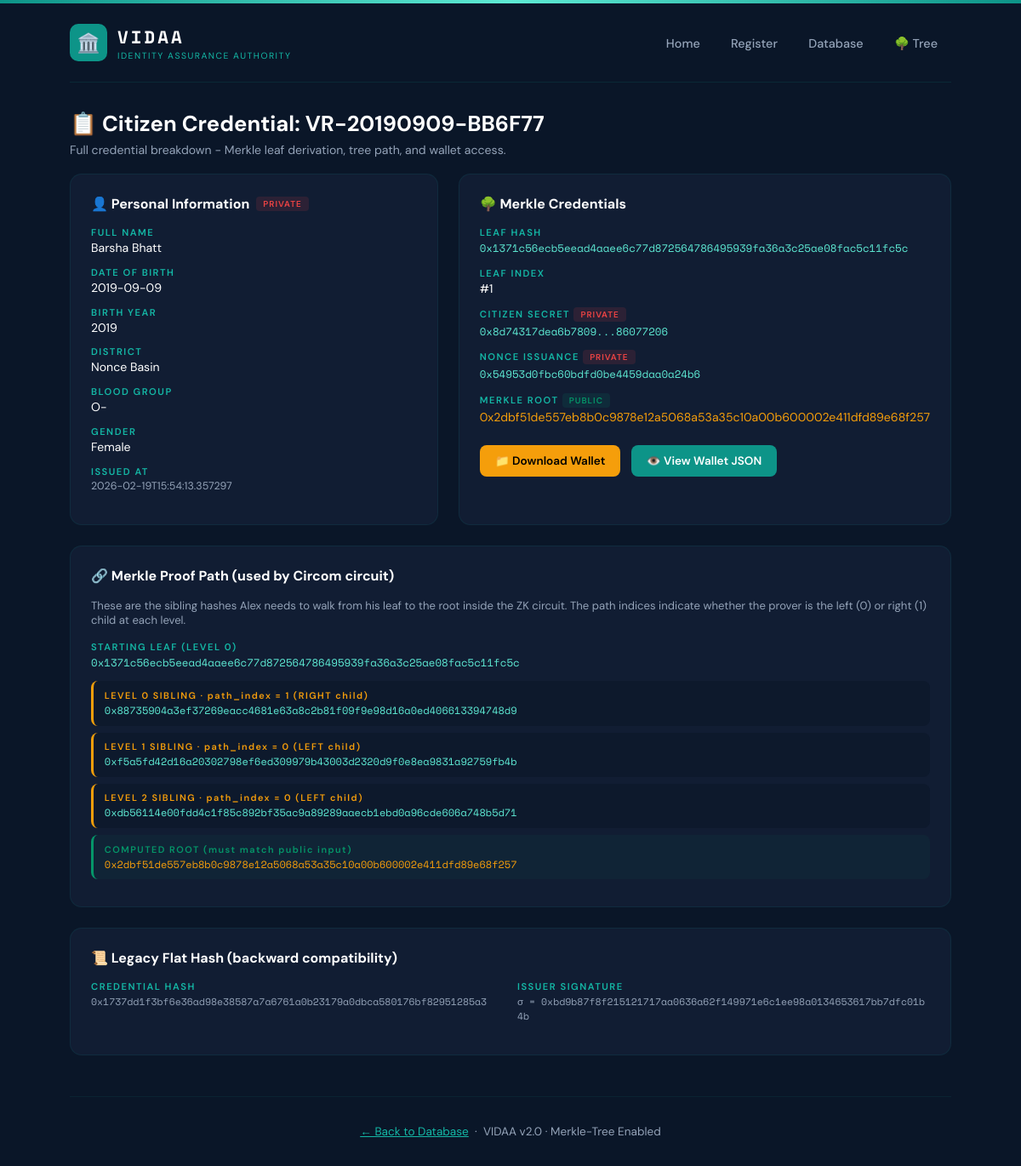
Screenshot of /citizen/VR-20190909-BB6F77 with the database file from the repository.
### tables this page shows
CREATE TABLE citizens (
            id INTEGER PRIMARY KEY AUTOINCREMENT,
            citizen_id TEXT UNIQUE NOT NULL,
            full_name TEXT NOT NULL,
            date_of_birth TEXT NOT NULL,
            birth_year INTEGER NOT NULL,
            district TEXT NOT NULL,
            blood_group TEXT DEFAULT '',
            gender TEXT DEFAULT '',
            photo_path TEXT DEFAULT '',
            nonce TEXT NOT NULL,
            credential_hash TEXT NOT NULL,
            issuer_signature TEXT NOT NULL,
            citizen_secret TEXT NOT NULL DEFAULT '',
            nonce_issuance TEXT NOT NULL DEFAULT '',
            leaf_hash TEXT NOT NULL DEFAULT '',
            leaf_index INTEGER NOT NULL DEFAULT 0,
            issued_at TEXT NOT NULL,
            card_path TEXT DEFAULT '',
            wallet_downloaded INTEGER NOT NULL DEFAULT 0
        );

CREATE TABLE merkle_state (
            id INTEGER PRIMARY KEY CHECK (id = 1),
            merkle_root TEXT NOT NULL DEFAULT '',
            tree_json TEXT NOT NULL DEFAULT '{}',
            total_leaves INTEGER NOT NULL DEFAULT 0,
            tree_depth INTEGER NOT NULL DEFAULT 3,
            updated_at TEXT NOT NULL DEFAULT ''
        );

### app.py (the view)
@app.route("/citizen/<citizen_id>")
def citizen_detail(citizen_id):
    db = get_db()
    citizen = db.execute("SELECT * FROM citizens WHERE citizen_id=?", (citizen_id,)).fetchone()
    db.close()
    if not citizen: return "Citizen not found", 404
    tree = get_current_tree()
    derivation = get_derivation_steps(dict(citizen), tree)
    path_info = get_merkle_path(tree, citizen['leaf_index']) if tree else None
    return render_template("citizen_detail.html", citizen=citizen, derivation=derivation,
                           tree=tree, path_info=path_info, merkle_root=get_current_root())

### app.py (called while the page is built)
def get_db():
    db = sqlite3.connect(app.config["DB_PATH"])
    db.row_factory = sqlite3.Row
    return db

def int_to_hex_padded(value, byte_length):
    return value.to_bytes(byte_length, byteorder='big').hex()

def get_merkle_path(tree, leaf_index):
    siblings, indices = [], []
    idx = leaf_index
    for level in range(tree['depth']):
        layer = tree['layers'][level]
        if idx % 2 == 0:
            sibling_idx = idx + 1; indices.append(0)
        else:
            sibling_idx = idx - 1; indices.append(1)
        siblings.append(layer[sibling_idx] if sibling_idx < len(layer) else EMPTY_LEAF)
        idx //= 2
    return {'path_siblings': siblings, 'path_indices': indices}

def get_current_tree():
    db = get_db()
    state = db.execute("SELECT tree_json FROM merkle_state WHERE id=1").fetchone()
    db.close()
    if state and state['tree_json'] and state['tree_json'] != '{}':
        return json.loads(state['tree_json'])
    return None

def get_current_root():
    db = get_db()
    state = db.execute("SELECT merkle_root FROM merkle_state WHERE id=1").fetchone()
    db.close()
    return state['merkle_root'] if state else ''

### templates/citizen_detail.html (shortened to what this page needs)
<!DOCTYPE html>
<html lang="en">
<head>
</head>
<body>
    <div class="container">
        <nav>
            <div class="logo">
                <div class="logo-icon">🏛️</div>
                <div><div class="logo-text">VIDAA</div><div class="logo-sub">IDENTITY ASSURANCE AUTHORITY</div></div>
            </div>
            <div>
                <a href="/">Home</a>
                <a href="/register">Register</a>
                <a href="/dashboard">Database</a>
                <a href="/merkle">🌳 Tree</a>
            </div>
        </nav>
        <div class="page-header">
            <h1>📋 Citizen Credential: {{ citizen.citizen_id }}</h1>
            <p>Full credential breakdown - Merkle leaf derivation, tree path, and wallet access.</p>
        </div>
        <div class="grid">
            <div class="section">
                <h3>👤 Personal Information <span class="tag tag-private">PRIVATE</span></h3>
                <div class="field"><div class="lbl">Full Name</div><div class="val">{{ citizen.full_name }}</div></div>
                <div class="field"><div class="lbl">Date of Birth</div><div class="val">{{ citizen.date_of_birth }}</div></div>
                <div class="field"><div class="lbl">Birth Year</div><div class="val">{{ citizen.birth_year }}</div></div>
                <div class="field"><div class="lbl">District</div><div class="val">{{ citizen.district }}</div></div>
                <div class="field"><div class="lbl">Blood Group</div><div class="val">{{ citizen.blood_group }}</div></div>
                <div class="field"><div class="lbl">Gender</div><div class="val">{{ citizen.gender }}</div></div>
                <div class="field"><div class="lbl">Issued At</div><div class="val dim">{{ citizen.issued_at }}</div></div>
            </div>
            <div class="section">
                <h3>🌳 Merkle Credentials</h3>
                <div class="field">
                    <div class="lbl">Leaf Hash</div>
                    <div class="val mono">0x{{ citizen.leaf_hash }}</div>
                </div>
                <div class="field">
                    <div class="lbl">Leaf Index</div>
                    <div class="val">#{{ citizen.leaf_index }}</div>
                </div>
                <div class="field">
                    <div class="lbl">Citizen Secret <span class="tag tag-private">PRIVATE</span></div>
                    <div class="val mono">0x{{ citizen.citizen_secret[:16] }}...{{ citizen.citizen_secret[-8:] }}</div>
                </div>
                <div class="field">
                    <div class="lbl">Nonce Issuance <span class="tag tag-private">PRIVATE</span></div>
                    <div class="val mono">0x{{ citizen.nonce_issuance }}</div>
                </div>
                <div class="field">
                    <div class="lbl">Merkle Root <span class="tag tag-public">PUBLIC</span></div>
                    <div class="val gold">0x{{ merkle_root }}</div>
                </div>
                <div style="margin-top:1rem">
                    <a href="/api/wallet/{{ citizen.citizen_id }}" class="btn gold">📁 Download Wallet</a>
                    <a href="/api/wallet/{{ citizen.citizen_id }}/view" class="btn" target="_blank">👁️ View Wallet JSON</a>
                </div>
            </div>
            {% if path_info %}
            <div class="section full">
                <h3>🔗 Merkle Proof Path (used by Circom circuit)</h3>
                <p style="color:var(--gray);font-size:.82rem;margin-bottom:1rem">
                    These are the sibling hashes Alex needs to walk from his leaf to the root inside the ZK circuit.
                    The path indices indicate whether the prover is the left (0) or right (1) child at each level.
                </p>
                <div class="field">
                    <div class="lbl">Starting Leaf (level 0)</div>
                    <div class="val mono">0x{{ citizen.leaf_hash }}</div>
                </div>
                {% for sibling in path_info.path_siblings %}
                <div class="path-step">
                    <div class="lbl">LEVEL {{ loop.index0 }} SIBLING · path_index = {{ path_info.path_indices[loop.index0] }} ({{ 'LEFT child' if path_info.path_indices[loop.index0] == 0 else 'RIGHT child' }})</div>
                    <div class="val">0x{{ sibling }}</div>
                </div>
                {% endfor %}
                <div class="path-step root-step">
                    <div class="lbl">COMPUTED ROOT (must match public input)</div>
                    <div class="val">0x{{ merkle_root }}</div>
                </div>
            </div>
            {% endif %}
            <div class="section full">
                <h3>📜 Legacy Flat Hash (backward compatibility)</h3>
                <div style="display:grid;grid-template-columns:1fr 1fr;gap:1rem">
                    <div class="field">
                        <div class="lbl">Credential Hash</div>
                        <div class="val dim" style="font-family:'Space Mono',monospace;font-size:.72rem;word-break:break-all">0x{{ citizen.credential_hash }}</div>
                    </div>
                    <div class="field">
                        <div class="lbl">Issuer Signature</div>
                        <div class="val dim" style="font-family:'Space Mono',monospace;font-size:.72rem;word-break:break-all">σ = 0x{{ citizen.issuer_signature }}</div>
                    </div>
                </div>
            </div>
        </div>
        <footer>
            <p><a href="/dashboard" style="color:var(--teal-light)">← Back to Database</a> &nbsp;·&nbsp; VIDAA v2.0 · Merkle-Tree Enabled</p>
        </footer>
    </div>
</body>
</html>

### templates/citizen_detail.html (style rules this page uses)
* { margin:0;padding:0;box-sizing:border-box }
:root { --dark-bg:#0A1628;--navy:#0F2440;--card:#111D33;--teal:#0D9488;--teal-light:#14B8A6;--mint:#5EEAD4;--white:#FFF;--gray:#94A3B8;--gold:#F59E0B;--green:#059669;--red:#EF4444;--purple:#8B5CF6 }
body { font-family:'DM Sans',sans-serif;background:var(--dark-bg);color:var(--white);min-height:100vh }
.container { position:relative;z-index:1;max-width:1100px;margin:0 auto;padding:0 2rem }
nav { display:flex;align-items:center;justify-content:space-between;padding:1.5rem 0;border-bottom:1px solid rgba(13,148,136,.15);margin-top:4px }
.logo { display:flex;align-items:center;gap:12px }
.logo-icon { width:44px;height:44px;background:var(--teal);border-radius:10px;display:flex;align-items:center;justify-content:center;font-size:22px }
.logo-text { font-family:'Space Mono',monospace;font-size:1.3rem;font-weight:700;letter-spacing:3px }
.logo-sub { font-size:.65rem;color:var(--teal-light);letter-spacing:1.5px }
nav a { color:var(--gray);text-decoration:none;font-size:.9rem;font-weight:500;padding:.5rem 1rem;border-radius:8px;transition:all .2s }
.page-header { padding:2rem 0 1.2rem }
.page-header h1 { font-size:1.6rem;margin-bottom:.3rem }
.page-header p { color:var(--gray);font-size:.88rem }
.grid { display:grid;grid-template-columns:1fr 1fr;gap:1.5rem;padding-bottom:3rem }
.section { background:var(--card);border:1px solid rgba(13,148,136,.12);border-radius:14px;padding:1.5rem }
.section h3 { font-size:1rem;margin-bottom:1rem;display:flex;align-items:center;gap:8px;color:var(--white) }
.section.full { grid-column:1/3 }
.field { margin-bottom:.8rem }
.field .lbl { font-size:.7rem;color:var(--teal-light);letter-spacing:1.5px;font-weight:600;text-transform:uppercase;margin-bottom:2px }
.field .val { font-size:.88rem;color:var(--white) }
.field .val.mono { font-family:'Space Mono',monospace;font-size:.78rem;color:var(--mint);word-break:break-all }
.field .val.gold { color:var(--gold) }
.field .val.dim { color:var(--gray);font-size:.78rem }
.path-step { padding:.6rem .8rem;margin-bottom:.5rem;background:rgba(10,22,40,.6);border-radius:8px;border-left:3px solid var(--gold) }
.path-step .lbl { font-size:.68rem;color:var(--gold);letter-spacing:1.5px;font-weight:600 }
.path-step .val { font-family:'Space Mono',monospace;font-size:.75rem;color:var(--mint);word-break:break-all;margin-top:2px }
.root-step { border-left-color:var(--green);background:rgba(5,150,105,.06) }
.root-step .lbl { color:var(--green) }
.root-step .val { color:var(--gold) }
.btn { display:inline-block;padding:10px 18px;background:var(--teal);color:var(--white);text-decoration:none;border-radius:8px;font-size:.85rem;font-weight:600;transition:all .2s;margin-right:.5rem;margin-top:.5rem }
.btn.gold { background:var(--gold);color:#000 }
.tag { display:inline-block;padding:2px 8px;border-radius:4px;font-size:.62rem;font-weight:600;letter-spacing:1px }
.tag-private { background:rgba(239,68,68,.12);color:var(--red) }
.tag-public { background:rgba(5,150,105,.12);color:var(--green) }
footer { border-top:1px solid rgba(13,148,136,.1);padding:2rem 0;text-align:center;color:var(--gray);font-size:.85rem }

### rows the page displays
citizens: citizen_id "VR-20190909-BB6F77", full_name "Barsha Bhatt", date_of_birth "2019-09-09", birth_year "2019", district "Nonce Basin", blood_group "O-", gender "Female", issued_at "2026-02-19T15:54:13.357297", leaf_hash "1371c56ecb5eead4aaee6c77d872564786495939fa36a3c25ae08fac5c11fc5c", leaf_index "1", citizen_secret "8d74317dea6b7809", citizen_secret "86077206", nonce_issuance "54953d0fbc60bdfd0be4459daa0a24b6", credential_hash "1737dd1f3bf6e36ad98e38587a7a6761a0b23179a0dbca580176bf82951285a3", issuer_signature "bd9b87f8f215121717aa0636a62f149971e6c1ee98a0134653617bb7dfc01b4b"
merkle_state: merkle_root "2dbf51de557eb8b0c9878e12a5068a53a35c10a00b600002e411dfd89e68f257"

### other values shown
{{ path_info.path_indices[loop.index0] }} "1" "0" "0"
{{ sibling }} "88735904a3ef37269eacc4681e63a8c2b81f09f9e98d16a0ed406613394748d9" "f5a5fd42d16a20302798ef6ed309979b43003d2320d9f0e8ea9831a92759fb4b" "db56114e00fdd4c1f85c892bf35ac9a89289aaecb1ebd0a96cde606a748b5d71"
